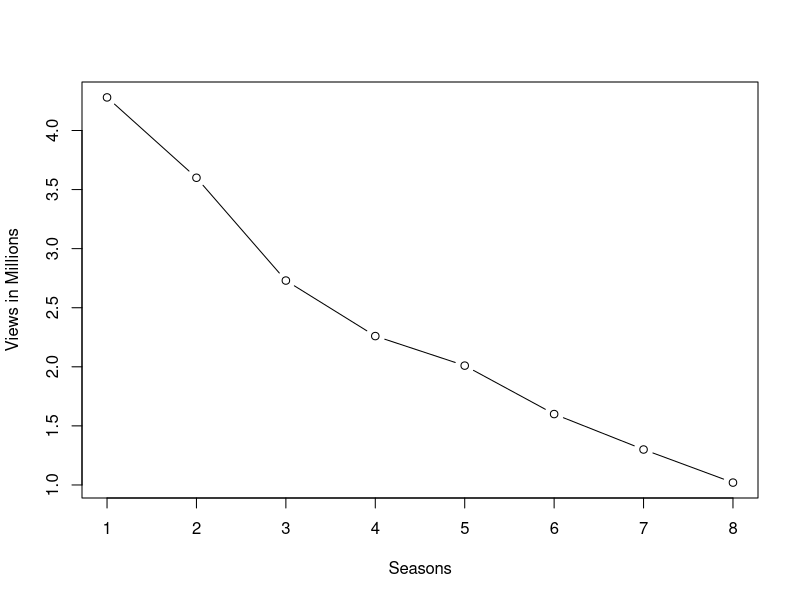
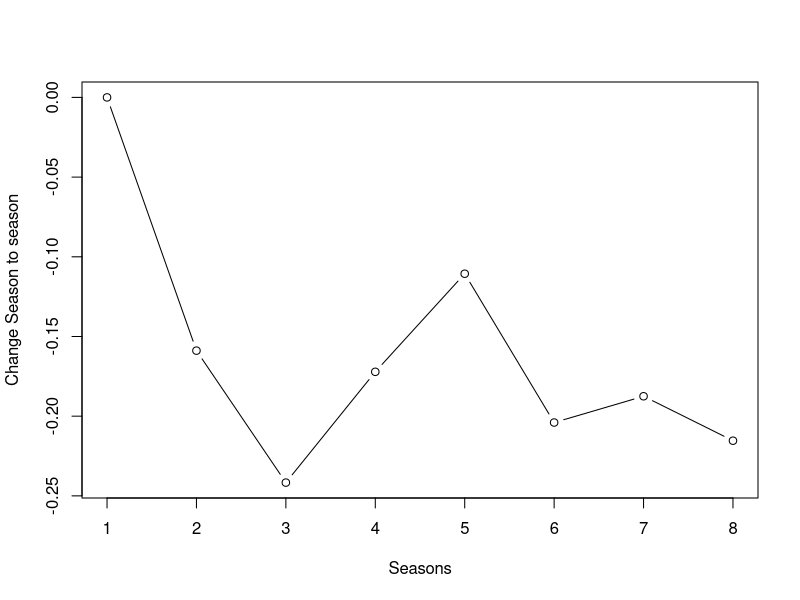

These charts were generated, in order, by the following R code:
## ---- chunk 1
views = c(4.28, 3.60, 2.73, 2.26, 2.01, 1.60, 1.30, 1.02, 'TBD')
ratings = c(1.4, 1.2, 0.9, 0.7, 0.6, 0.4, 0.3, 0.2, 'TBD')
seasons = c(1, 2, 3, 4, 5, 6, 7, 8, 9)

tab <- data.frame(seasons, views, ratings)

library(knitr)

kable(tab, format = "pipe", col.names = (c('Season', 'Views in millions', 'Ratings 18-49')))
## ---- chunk 2
plot(x = seasons[1:8], y = views[1:8], type="b" , xlab = "Seasons", ylab = "Views in Millions")
## ---- chunk 3
library(dplyr)
temp <- tab[1:8,]
temp$views <- as.numeric(temp$views)
temp$ratings <- as.numeric(temp$ratings)
change_report <- temp %>%
  mutate(
    SoS = (views - lag(views)) / lag(views)
  )
change_report <- change_report[,c(1,4)]
change_report[1,2] <- 0
plot(change_report, type="b", xlab = "Seasons", ylab = "Change Season to season")
## ---- chunk 4
delf <- change_report$SoS[5] - change_report$SoS[3]
cf <- temp$views[5] - temp$views[3]
